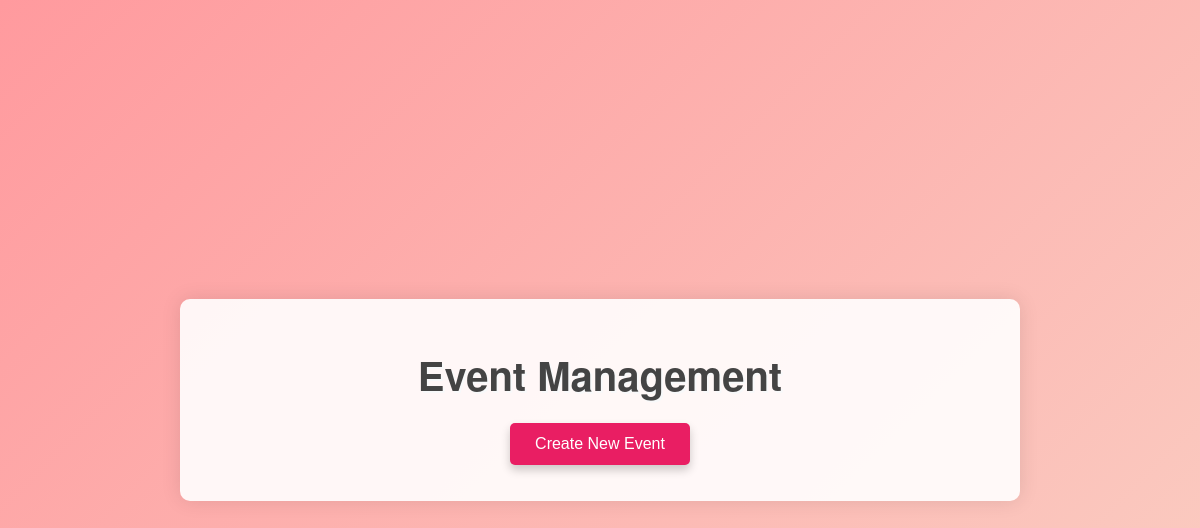
Before: / with the older database file.
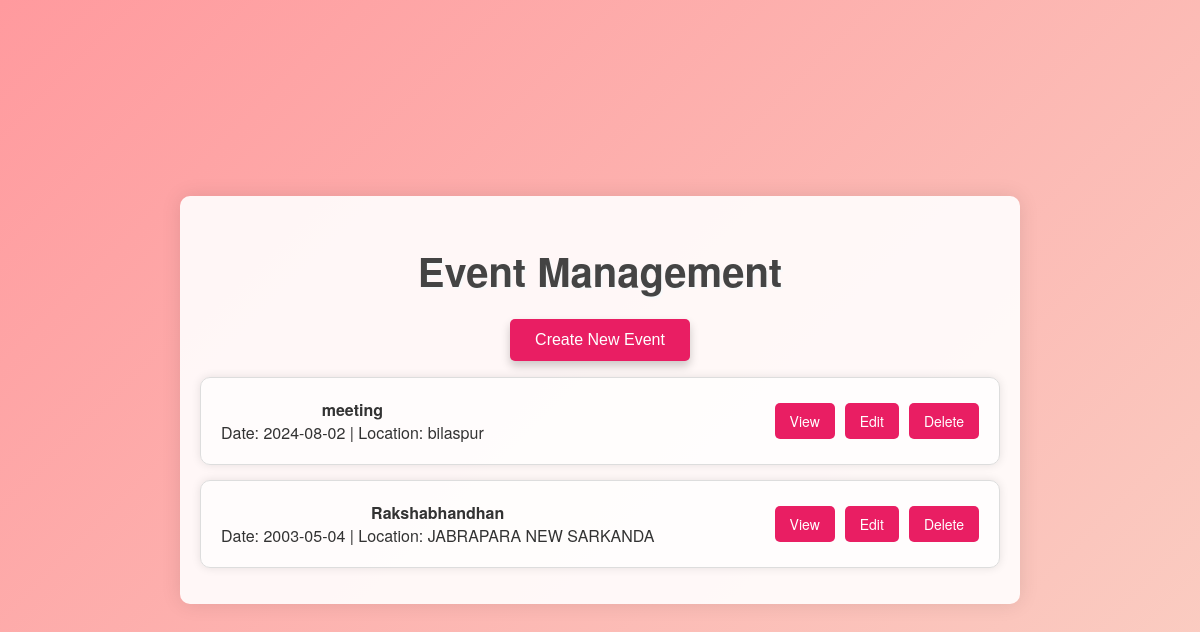
After: the same page with the newer database file.
### tables this page shows
CREATE TABLE events
                      (id INTEGER PRIMARY KEY AUTOINCREMENT,
                      event_name TEXT,
                      event_date TEXT,
                      location TEXT,
                      description TEXT);

### app.py (the view)
@app.route('/')
def home():
    conn = sqlite3.connect('events.db')
    cursor = conn.cursor()
    cursor.execute("SELECT * FROM events")
    events = cursor.fetchall()
    conn.close()
    return render_template('home.html', events=events)

### templates/home.html (shortened to what this page needs)
<!DOCTYPE html>
<html lang="en">
<head>
    <link rel="stylesheet" type="text/css" href="{{ url_for('static', filename='styles.css') }}">
</head>
<body>
    <div class="container">
        <h1>Event Management</h1>
        <a href="{{ url_for('create_event') }}"><button>Create New Event</button></a>
        <ul>
            {% for event in events %}
            <li>
                <div>
                    <strong>{{ event[1] }}</strong><br>
                    Date: {{ event[2] }} | Location: {{ event[3] }}
                </div>
                <div class="event-actions">
                    <a href="{{ url_for('event_details', event_id=event[0]) }}">View</a>
                    <a href="{{ url_for('edit_event', event_id=event[0]) }}">Edit</a>
                    <a href="{{ url_for('delete_event', event_id=event[0]) }}">Delete</a>
                </div>
            </li>
            {% endfor %}
        </ul>
    </div>
</body>
</html>

### static/styles.css (style rules this page uses)
body { font-family: 'Helvetica Neue', Arial, sans-serif; margin: 0; padding: 0; background: linear-gradient(135deg, #ff9a9e 0%, #fad0c4 100%); color: #333; display: flex; justify-content: center; align-items: center; min-height: 100vh; }
.container { width: 80%; max-width: 800px; margin: 30px auto; padding: 20px; background-color: rgba(255, 255, 255, 0.9); border-radius: 10px; box-shadow: 0px 0px 20px rgba(0, 0, 0, 0.1); text-align: center; }
h1 { font-size: 2.5em; color: #444; margin-bottom: 20px; text-shadow: 2px 2px #f8f9fa; }
a { color: #007BFF; text-decoration: none; }
ul { list-style-type: none; padding: 0; }
li { background-color: rgba(255, 255, 255, 0.7); margin: 15px 0; padding: 20px; border: 1px solid #ddd; border-radius: 10px; display: flex; justify-content: space-between; align-items: center; box-shadow: 0px 0px 10px rgba(0, 0, 0, 0.1); }
button { padding: 12px 25px; font-size: 16px; color: #fff; background-color: #e91e63; border: none; border-radius: 5px; cursor: pointer; box-shadow: 0px 5px 10px rgba(0, 0, 0, 0.2); transition: background-color 0.3s ease, transform 0.2s ease; }
.event-actions a { margin-left: 10px; padding: 8px 15px; background-color: #e91e63; border: none; border-radius: 5px; color: #fff; font-size: 14px; text-decoration: none; transition: background-color 0.3s ease; }
.event-actions { display: flex; justify-content: space-around; }

Changed rows visible on the page:
added events: event_name "meeting", event_date "2024-08-02", location "bilaspur"
added events: event_name "Rakshabhandhan", event_date "2003-05-04", location "JABRAPARA NEW SARKANDA"
